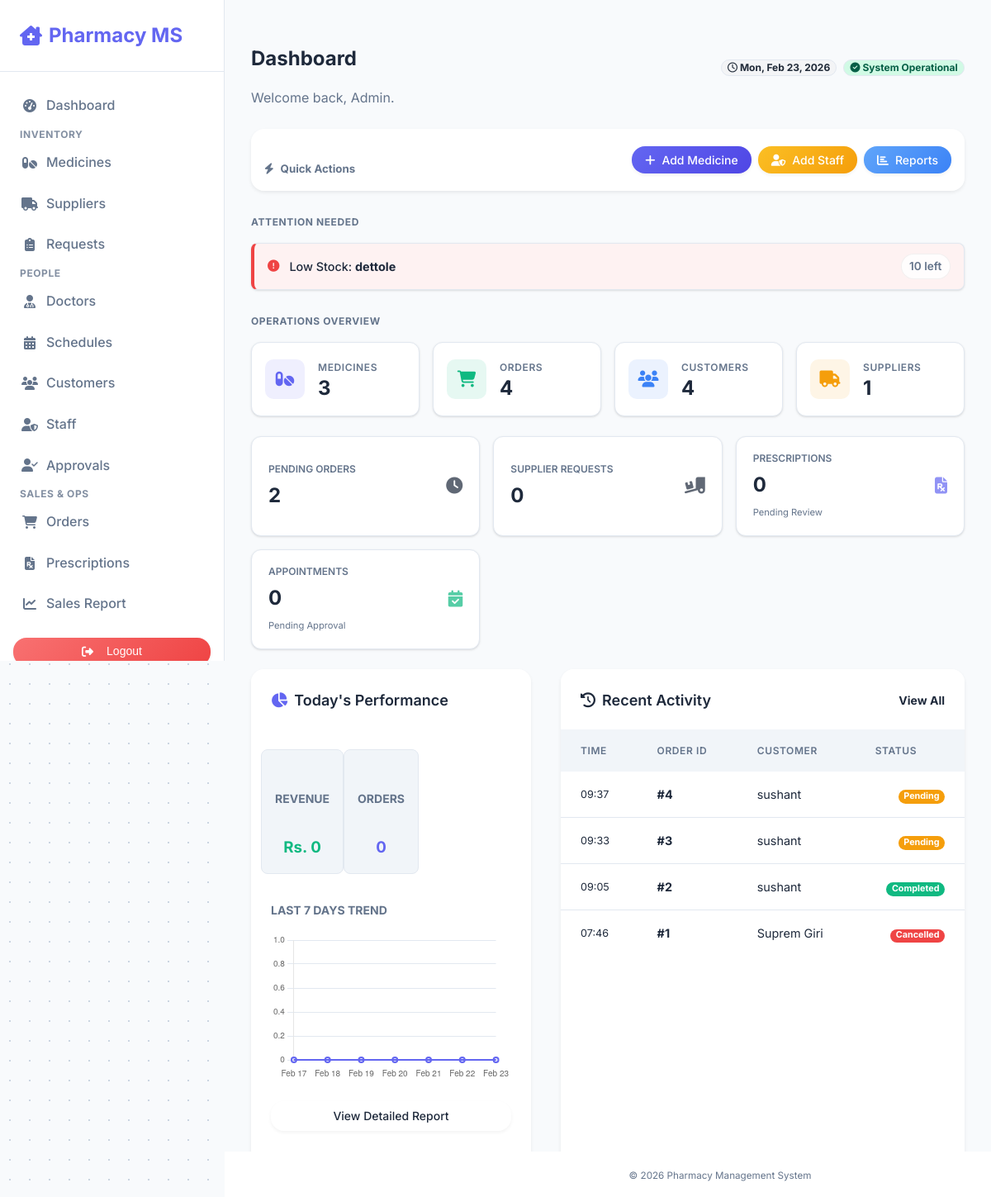
The app's page / (signed in) with its own data.
### pharmacy/models.py (models this page shows, shortened)
class Medicine(models.Model):
    name = models.CharField(max_length=100)
    description = models.TextField()
    price = models.DecimalField(max_digits=10, decimal_places=2)
    quantity = models.PositiveIntegerField()
    expiry_date = models.DateField(null=True, blank=True)

class Order(models.Model):
    customer = models.ForeignKey(Customer, on_delete=models.CASCADE)
    order_date = models.DateTimeField(auto_now_add=True)
    total_amount = models.DecimalField(max_digits=10, decimal_places=2, default=0)
    status = models.CharField(max_length=20, default='Pending', choices=[('Pending', 'Pending'), ('Completed', 'Completed'), ('Cancelled', 'Cancelled')])

class Customer(models.Model):
    user = models.OneToOneField(User, on_delete=models.CASCADE, null=True, blank=True)
    name = models.CharField(max_length=100)
    email = models.EmailField()
    phone = models.CharField(max_length=20)

### pharmacy/views.py (the view)
# urls.py: path('', views.dashboard, name='dashboard'),
@login_required
def dashboard(request):
    if hasattr(request.user, 'doctor'):
        return redirect('doctor_dashboard')
    if not request.user.is_staff:
        return render(request, 'pharmacy/customer_dashboard.html')
    medicine_count = Medicine.objects.count()
    supplier_count = Supplier.objects.count()
    customer_count = Customer.objects.count()
    order_count = Order.objects.count()
    expiring_medicines = Medicine.objects.filter(expiry_date__lte=timezone.now().date() + timedelta(days=30), expiry_date__gte=timezone.now().date())
    low_stock_medicines = Medicine.objects.filter(quantity__lte=10)
    pending_orders_count = Order.objects.filter(status='Pending').count()
    pending_requests_count = SupplierRequest.objects.filter(status='Pending').count()
    pending_prescriptions_count = Prescription.objects.filter(status='Pending').count()
    pending_appointments_count = Appointment.objects.filter(status='Pending').count()
    today = timezone.now().date()
    todays_revenue = Order.objects.filter(order_date__date=today).aggregate(Sum('total_amount'))['total_amount__sum'] or 0
    todays_orders_count = Order.objects.filter(order_date__date=today).count()
    seven_days_ago = today - timedelta(days=6)
    sales_data = Order.objects.filter(order_date__date__gte=seven_days_ago)\
        .annotate(date=TruncDate('order_date'))\
        .values('date')\
        .annotate(revenue=Sum('total_amount'))\
        .order_by('date')
    sales_dict = {item['date']: item['revenue'] for item in sales_data}
    chart_labels = []
    chart_data = []
    for i in range(7):
        day = seven_days_ago + timedelta(days=i)
        chart_labels.append(day.strftime('%b %d'))
        chart_data.append(float(sales_dict.get(day, 0)))
    recent_orders = Order.objects.select_related('customer').order_by('-order_date')[:5]
    context = {
        'medicine_count': medicine_count,
        'supplier_count': supplier_count,
        'customer_count': customer_count,
        'order_count': order_count,
        'expiring_medicines': expiring_medicines,
        'low_stock_medicines': low_stock_medicines,
        'pending_orders_count': pending_orders_count,
        'pending_requests_count': pending_requests_count,
        'pending_prescriptions_count': pending_prescriptions_count,
        'pending_appointments_count': pending_appointments_count,
        'todays_revenue': todays_revenue,
        'todays_orders_count': todays_orders_count,
        'chart_labels': chart_labels,
        'chart_data': chart_data,
        'recent_orders': recent_orders,
    }
    return render(request, 'pharmacy/dashboard.html', context)

### pharmacy/templates/pharmacy/dashboard.html (shortened to what this page needs)
{% extends 'pharmacy/base.html' %}
{% block content %}
<div class="d-flex justify-content-between align-items-center mb-4">
    <div>
        <h2 class="fw-bold text-dark mb-0">Dashboard</h2>
        <p class="text-muted mb-0">Welcome back, Admin.</p>
    </div>
    <div class="d-flex gap-2">
        <span class="badge bg-light-dark border d-flex align-items-center gap-2 px-3 py-2 rounded-pill">
            <i class="far fa-clock"></i> {% now "D, M d, Y" %}
        </span>
        <span class="badge bg-light-success border border-success d-flex align-items-center gap-2 px-3 py-2 rounded-pill">
            <i class="fas fa-check-circle"></i> System Operational
        </span>
    </div>
</div>
<div class="card mb-4 border-0 shadow-sm">
    <div class="card-body p-3 d-flex justify-content-between align-items-center">
        <h5 class="mb-0 fw-bold text-muted"><i class="fas fa-bolt me-2"></i>Quick Actions</h5>
        <div class="d-flex gap-2">
            <a href="{% url 'medicine_create' %}" class="btn btn-primary"><i class="fas fa-plus"></i> Add Medicine</a>
            <a href="{% url 'staff_create' %}" class="btn btn-warning"><i class="fas fa-user-shield"></i> Add Staff</a>
            <a href="{% url 'sales_report' %}" class="btn btn-info text-white"><i class="fas fa-chart-bar"></i> Reports</a>
        </div>
    </div>
</div>
{% if expiring_medicines or low_stock_medicines %}
<div class="mb-4">
    <h6 class="text-uppercase text-muted fw-bold mb-3" style="font-size: 0.75rem; letter-spacing: 0.05em;">Attention Needed</h6>
    <div class="alert-strip-container">
        {% if low_stock_medicines %}
        {% for med in low_stock_medicines|slice:":3" %}
        <div class="alert-strip danger" onclick="window.location.href='{% url 'medicine_list' %}'">
            <div class="alert-content">
                <i class="fas fa-exclamation-circle text-danger"></i>
                <span>Low Stock: <strong>{{ med.name }}</strong></span>
            </div>
            <span class="alert-meta">{{ med.quantity }} left</span>
        </div>
        {% endfor %}
        {% endif %}
    </div>
</div>
{% endif %}
<h6 class="text-uppercase text-muted fw-bold mb-3" style="font-size: 0.75rem; letter-spacing: 0.05em;">Operations Overview</h6>
<div class="summary-grid">
    <div class="summary-tile" onclick="window.location.href='{% url 'medicine_list' %}'">
        <div class="summary-icon primary"><i class="fas fa-pills"></i></div>
        <div class="summary-data">
            <span class="summary-label">Medicines</span>
            <span class="summary-value">{{ medicine_count }}</span>
        </div>
    </div>
    <div class="summary-tile" onclick="window.location.href='{% url 'order_list' %}'">
        <div class="summary-icon success"><i class="fas fa-shopping-cart"></i></div>
        <div class="summary-data">
            <span class="summary-label">Orders</span>
            <span class="summary-value">{{ order_count }}</span>
        </div>
    </div>
    <div class="summary-tile" onclick="window.location.href='{% url 'customer_list' %}'">
        <div class="summary-icon info"><i class="fas fa-users"></i></div>
        <div class="summary-data">
            <span class="summary-label">Customers</span>
            <span class="summary-value">{{ customer_count }}</span>
        </div>
    </div>
    <div class="summary-tile" onclick="window.location.href='{% url 'supplier_list' %}'">
        <div class="summary-icon warning"><i class="fas fa-truck"></i></div>
        <div class="summary-data">
            <span class="summary-label">Suppliers</span>
            <span class="summary-value">{{ supplier_count }}</span>
        </div>
    </div>
</div>
<div class="pending-grid">
    <div class="pending-tile" onclick="window.location.href='{% url 'order_list' %}'" style="cursor: pointer;">
        <div>
            <h6>Pending Orders</h6>
            <h3>{{ pending_orders_count }}</h3>
        </div>
        <div class="pending-icon-small text-info"><i class="fas fa-clock"></i></div>
    </div>
    <div class="pending-tile" onclick="window.location.href='{% url 'supplier_request_list' %}'" style="cursor: pointer;">
        <div>
            <h6>Supplier Requests</h6>
            <h3>{{ pending_requests_count }}</h3>
        </div>
        <div class="pending-icon-small text-warning"><i class="fas fa-truck-loading"></i></div>
    </div>
    <div class="pending-tile" onclick="window.location.href='{% url 'prescription_list' %}'" style="cursor: pointer;">
        <div>
            <h6>Prescriptions</h6>
            <h3>{{ pending_prescriptions_count }}</h3>
            <small class="text-muted" style="font-size: 0.7rem;">Pending Review</small>
        </div>
        <div class="pending-icon-small text-primary"><i class="fas fa-file-prescription"></i></div>
    </div>
    <div class="pending-tile" onclick="window.location.href='{% url 'appointment_list' %}'" style="cursor: pointer;">
        <div>
            <h6>Appointments</h6>
            <h3>{{ pending_appointments_count }}</h3>
            <small class="text-muted" style="font-size: 0.7rem;">Pending Approval</small>
        </div>
        <div class="pending-icon-small text-success"><i class="fas fa-calendar-check"></i></div>
    </div>
</div>
<div class="row g-4">
    <div class="col-lg-5">
        <div class="card h-100 border-0 shadow-sm">
            <div class="card-header bg-white border-bottom-0 pt-4 px-4">
                <h5 class="fw-bold mb-0"><i class="fas fa-chart-pie me-2 text-primary"></i>Today's Performance</h5>
            </div>
            <div class="card-body px-4 pb-4">
                <div class="row g-3 mb-4">
                    <div class="col-6">
                        <div class="p-3 border rounded-3 text-center bg-light h-100">
                            <h6 class="text-muted small text-uppercase fw-bold mb-1">Revenue</h6>
                            <h3 class="text-success fw-bold mb-0">Rs. {{ todays_revenue|floatformat:0 }}</h3>
                        </div>
                    </div>
                    <div class="col-6">
                        <div class="p-3 border rounded-3 text-center bg-light h-100">
                            <h6 class="text-muted small text-uppercase fw-bold mb-1">Orders</h6>
                            <h3 class="text-primary fw-bold mb-0">{{ todays_orders_count }}</h3>
                        </div>
                    </div>
                </div>
                <h6 class="text-muted small text-uppercase fw-bold mb-3">Last 7 Days Trend</h6>
                <div style="position: relative; height: 180px; width: 100%;">
                    <canvas id="revenueChart"></canvas>
                </div>
                <div class="mt-4">
                    <a href="{% url 'sales_report' %}" class="btn btn-outline-primary w-100">View Detailed Report</a>
                </div>
            </div>
        </div>
    </div>
    <div class="col-lg-7">
        <div class="card h-100 border-0 shadow-sm">
            <div class="card-header bg-white border-bottom-0 pt-4 px-4 d-flex justify-content-between align-items-center">
                <h5 class="fw-bold mb-0"><i class="fas fa-history me-2 text-secondary"></i>Recent Activity</h5>
                <a href="{% url 'order_list' %}" class="text-decoration-none small fw-bold">View All</a>
            </div>
            <div class="card-body p-0">
                <div class="table-responsive">
                    <table class="table table-hover align-middle mb-0">
                        <thead class="bg-light">
                            <tr>
                                <th class="ps-4 border-0">Time</th>
                                <th class="border-0">Order ID</th>
                                <th class="border-0">Customer</th>
                                <th class="pe-4 border-0 text-end">Status</th>
                            </tr>
                        </thead>
                        <tbody>
                            {% for order in recent_orders %}
                            <tr>
                                <td class="ps-4 text-muted small">{{ order.order_date|date:"H:i" }}</td>
                                <td class="fw-bold">#{{ order.id }}</td>
                                <td>{{ order.customer.name }}</td>
                                <td class="pe-4 text-end">
                                    {% if order.status == 'Pending' %}
                                    <span class="badge bg-warning text-dark rounded-pill px-3">Pending</span>
                                    {% elif order.status == 'Completed' %}
                                    <span class="badge bg-success rounded-pill px-3">Completed</span>
                                    {% else %}
                                    <span class="badge bg-danger rounded-pill px-3">Cancelled</span>
                                    {% endif %}
                                </td>
                            </tr>
                            {% empty %}
                            <tr>
                                <td colspan="4" class="text-center py-4 text-muted">No recent activity.</td>
                            </tr>
                            {% endfor %}
                        </tbody>
                    </table>
                </div>
            </div>
        </div>
    </div>
</div>
<script>
    document.addEventListener('DOMContentLoaded', function() {
        const ctx = document.getElementById('revenueChart').getContext('2d');
        new Chart(ctx, {
            type: 'line',
            data: {
                labels: {{ chart_labels|safe }},
                datasets: [{
                    label: 'Revenue',
                    data: {{ chart_data|safe }},
                    borderColor: '#6366f1',
                    backgroundColor: 'rgba(99, 102, 241, 0.1)',
                    borderWidth: 2,
                    fill: true,
                    tension: 0.4,
                    pointRadius: 3
                }]
            },
            options: {
                responsive: true,
                maintainAspectRatio: false,
                plugins: {
                    legend: { display: false }
                },
                scales: {
                    y: {
                        beginAtZero: true,
                        grid: { borderDash: [2, 4], color: '#e2e8f0' },
                        ticks: { font: { size: 10 } }
                    },
                    x: {
                        grid: { display: false },
                        ticks: { font: { size: 10 } }
                    }
                }
            }
        });
    });
</script>
{% endblock %}

### records on screen
Medicine: name "dettole", quantity "10"
Order: order_date "09:37", id "4", customer.name "sushant", status "Pending"
Order: order_date "09:33", id "3", customer.name "sushant", status "Pending"
Order: order_date "09:05", id "2", customer.name "sushant", status "Completed"
Order: order_date "07:46", id "1", customer.name "Suprem Giri", status "Cancelled"

### other values on screen
{{ medicine_count }} "3"
{{ order_count }} "4"
{{ customer_count }} "4"
{{ supplier_count }} "1"
{{ pending_orders_count }} "2"
{{ pending_requests_count }} "0"
{{ pending_prescriptions_count }} "0"
{{ pending_appointments_count }} "0"
{{ todays_revenue|floatformat:0 }} "0"
{{ todays_orders_count }} "0"
chart data {{ chart_data|safe }} [0.0, 0.0, 0.0, 0.0, 0.0, 0.0, 0.0]
